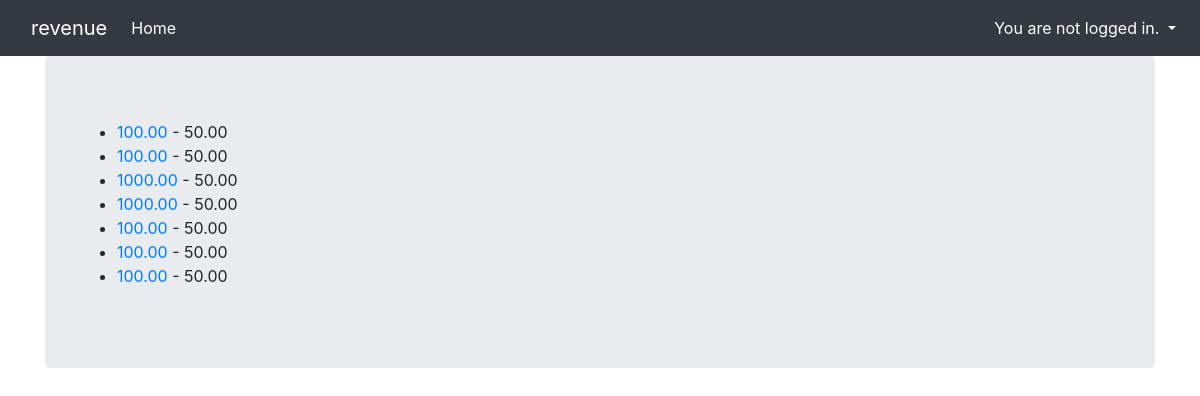
The page /revenue/pnl on the database as committed earlier.
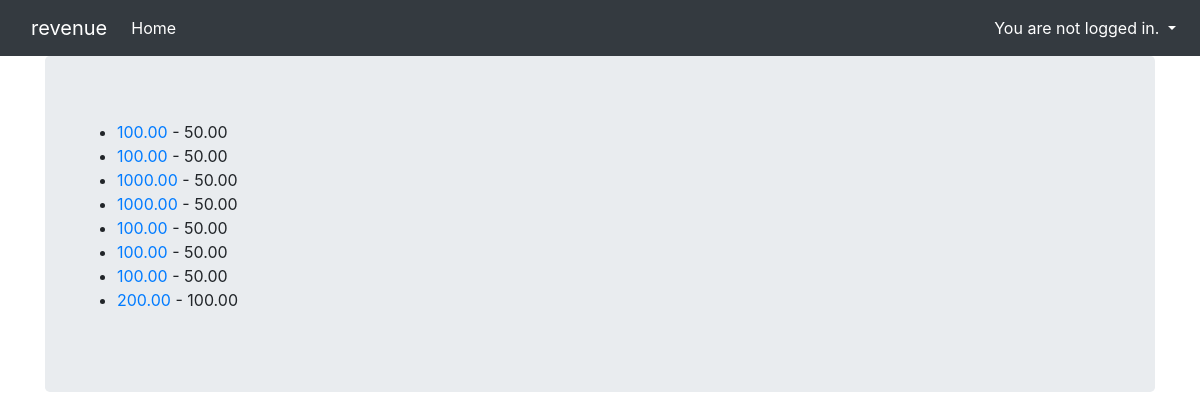
The same page on the database as committed later.
### revenue/models.py (models this page shows, shortened)
class Revenue(models.Model):
    customer                = models.ForeignKey('Customer',on_delete=models.PROTECT)
    invoice_amount_euro     = models.DecimalField(decimal_places=2,max_digits=6)
    transaction_date        = models.DateField()
    revenue_charged_euro    = models.DecimalField(default=0,decimal_places=2,max_digits=6)
    cost_of_goods_euro      = models.DecimalField(default=0,decimal_places=2,max_digits=6)
    account_invoice_received = models.PositiveIntegerField()
    revenue_account_name  = models.CharField(max_length=50,default=111001)
    operational_costs_euro  = models.DecimalField(default=0,decimal_places=2,max_digits=6)

### revenue/views.py (the view)
# urls.py: path('revenue/pnl',PnL.as_view(),name='pnl_rev'),
class PnL(ListView):
    model = Revenue
    template_name = 'pnl.html'
    context_object_name =  'pnlcontext'

### revenue/templates/pnl.html
{% extends "base.html" %}
{% block content %}
        <ul>
          {% for m in pnlcontext %}
            <li><a href="{% url 'pnl_rev' m.id %}">{{m.revenue_charged_euro}}</a> - {{m.cost_of_goods_euro}}</li>
          {% endfor %}
        </ul>
{% endblock %}

Rows that differ between the two databases and show on the page:
added Revenue: revenue_charged_euro "200.00", cost_of_goods_euro "100.00"
